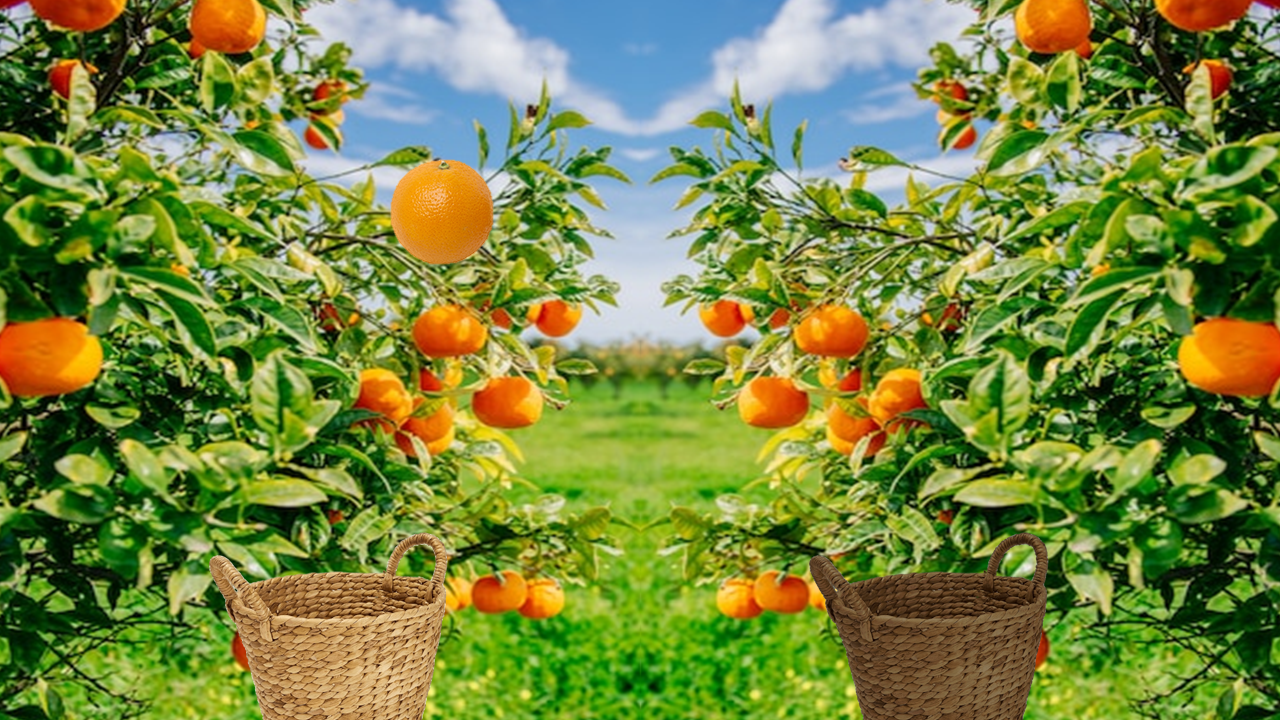
#> input picture RobComp/AI/q2/laranja.png, 1280 x 720 px, given in place of laranja3.mp4, which was not available
$ python q2.py
#> lines starting #> are read from the running program, lines starting #| are printed output that depends on the picture; after the words box and inside, x2 and y2 are one past the last pixel; in counts of white or black regions, pixels touching at a corner belong together; pictures that were not available may be replaced by others from this repository, and a replacement may not be noted
import cv2
import time as t
import time


class ProcessImage():

    def __init__(self):
        contagem_e = 0
        contagem_c = 0
        self.laranjas = {'cesto_claro':contagem_c,'cesto_escuro':contagem_e}
        self.definiu = False


    def run_image(self,imagem):
        agora = time.time()

        imagem_hsv = cv2.cvtColor(imagem, cv2.COLOR_BGR2HSV)

        menor1 = (5, 110, 70)
        maior1 = (25, 220, 225)

        maskc = cv2.inRange(imagem_hsv, menor1, maior1)

        kernel = cv2.getStructuringElement(cv2.MORPH_RECT, (2, 2))
        maskc = cv2.morphologyEx(maskc, cv2.MORPH_OPEN, kernel)
        maskc = cv2.morphologyEx(maskc, cv2.MORPH_CLOSE, kernel)

        #contornos cestas
        contornosc, _ = cv2.findContours(maskc.copy(), cv2.RETR_TREE, cv2.CHAIN_APPROX_NONE)
        contornosc = sorted(contornosc, key=cv2.contourArea, reverse=True)

        cesta1 = contornosc[0]
        cesta2 = contornosc[1]

        if self.definiu == False:
            self.alvo1 = agora + 3
            self.alvo2 = agora + 3

            x, y, w, h = cv2.boundingRect(cesta2)

            # Canto superior esquerdo 1
            self.top_left1 = (x, y)

            # Canto inferior direito 1
            self.bottom_right1 = (x + w, y + h)

            x, y, w, h = cv2.boundingRect(cesta1)

            # Canto superior esquerdo 2
            self.top_left2 = (x, y)

            # Canto inferior direito 2
            self.bottom_right2 = (x + w, y + h)

            self.definiu = True

            self.cesta1_fixo = cesta1
            self.cesta2_fixo = cesta2
            print('definiu')


        cv2.drawContours(imagem, self.cesta1_fixo, -1, [255, 200, 0], 2)
        cv2.drawContours(imagem, self.cesta2_fixo, -1, [255, 0, 0], 2)

        #contornoslaranja
        menorl = (2, 140, 150)
        maiorl = (25, 255, 255)

        maskl = cv2.inRange(imagem_hsv, menorl, maiorl)

        kernel = cv2.getStructuringElement(cv2.MORPH_RECT, (5, 5))
        maskl = cv2.morphologyEx(maskl, cv2.MORPH_OPEN, kernel)
        maskl = cv2.morphologyEx(maskl, cv2.MORPH_CLOSE, kernel)

        contornosl, _ = cv2.findContours(maskl.copy(), cv2.RETR_TREE, cv2.CHAIN_APPROX_NONE)
        contornosl = sorted(contornosl, key=cv2.contourArea, reverse=True)

        laranjas_cont = contornosl[:15]

        cv2.drawContours(imagem, laranjas_cont, -1, [0, 255, 0], 2)


        centro_laranjas = self.get_center(laranjas_cont)
        for i in centro_laranjas:
            if i[0]>self.top_left1[0] and i[0]<self.bottom_right1[0]:
                if i[1]>self.top_left1[1] and i[1]<self.bottom_right1[1]:
                        if agora >= self.alvo1:
                            print('adicionou')
                            self.laranjas['cesto_escuro'] += 1
                            self.alvo1 = agora + 4

            if i[0]>self.top_left2[0] and i[0]<self.bottom_right2[0]:
                if i[1]>self.top_left2[1] and i[1]<self.bottom_right2[1]:
                        if agora >= self.alvo2:
                            print('adicionou')
                            self.laranjas['cesto_claro'] += 1
                            self.alvo2  = agora + 4

        return self.laranjas

    def get_center(self,lista_contornos):

        centros_massa = []

        for contorno in lista_contornos:
            M = cv2.moments(contorno)
            if M["m00"] != 0:
                cX = int(M["m10"] / M["m00"])
                cY = int(M["m01"] / M["m00"])
                centros_massa.append((cX,cY))

        return centros_massa

def main():
    video = cv2.VideoCapture("/home/guedes/colcon_ws/src/ai-guedera/q2/laranja3.mp4")
    processa_imagem = ProcessImage()

    while(True):
        val, image = video.read()
#> image is the input picture: shape (720, 1280, 3); mean B, G, R 65.6, 134.2, 118.4
        if val:
            lista = processa_imagem.run_image(image)
#> in run_image, `imagem_hsv = cv2.cvtColor(imagem, cv2.COLOR_BGR2HSV)`: imagem_hsv: shape (720, 1280, 3); mean H, S, V 47.1, 170.6, 149.4
#> in run_image, `maskc = cv2.inRange(imagem_hsv, menor1, maior1)`:
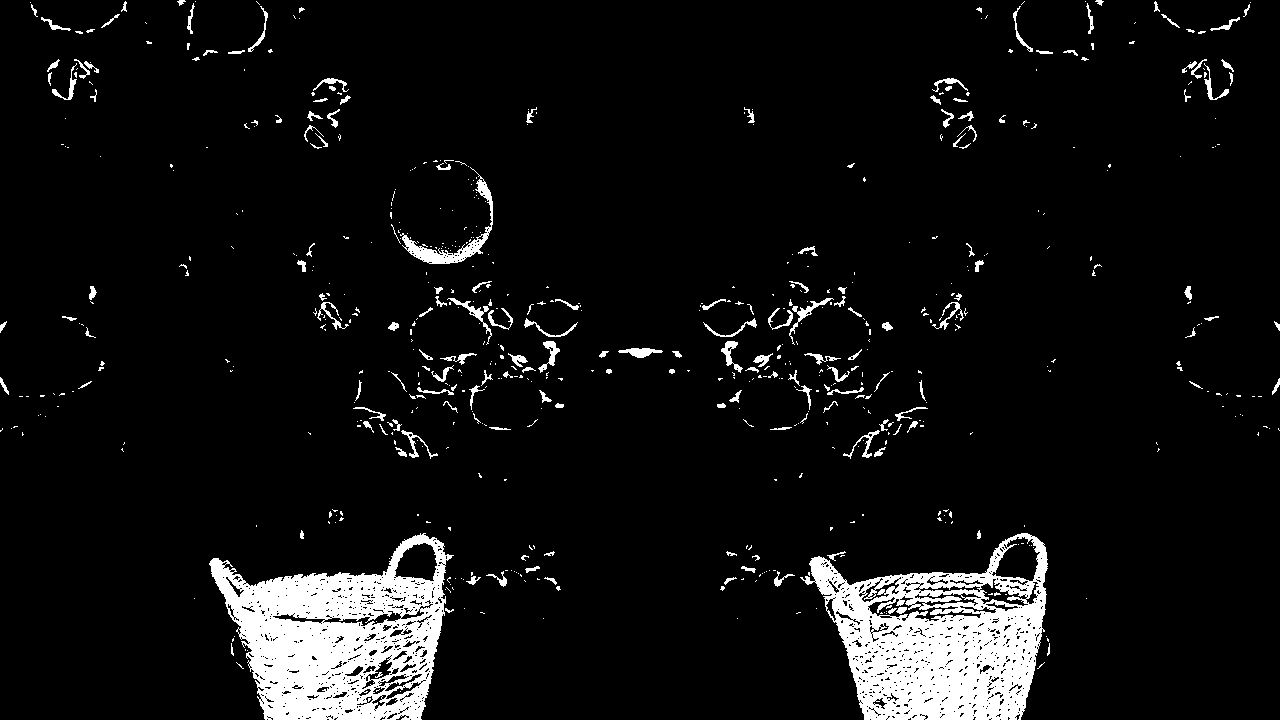
#> maskc: shape (720, 1280); 7% white; 639 white regions (474 under 20 px), largest, box (x1, y1, x2, y2) and area: (209, 533, 454, 720) 25125, (800, 533, 1048, 720) 24938, (400, 167, 493, 264) 1325
#> in run_image, `maskc = cv2.morphologyEx(maskc, cv2.MORPH_OPEN, kernel)`: maskc: shape (720, 1280); 6.6% white; 439 white regions (261 under 20 px), largest, box (x1, y1, x2, y2) and area: (210, 535, 447, 720) 24409, (810, 534, 1049, 720) 24204, (403, 234, 490, 265) 922
#> in run_image, `maskc = cv2.morphologyEx(maskc, cv2.MORPH_CLOSE, kernel)`:
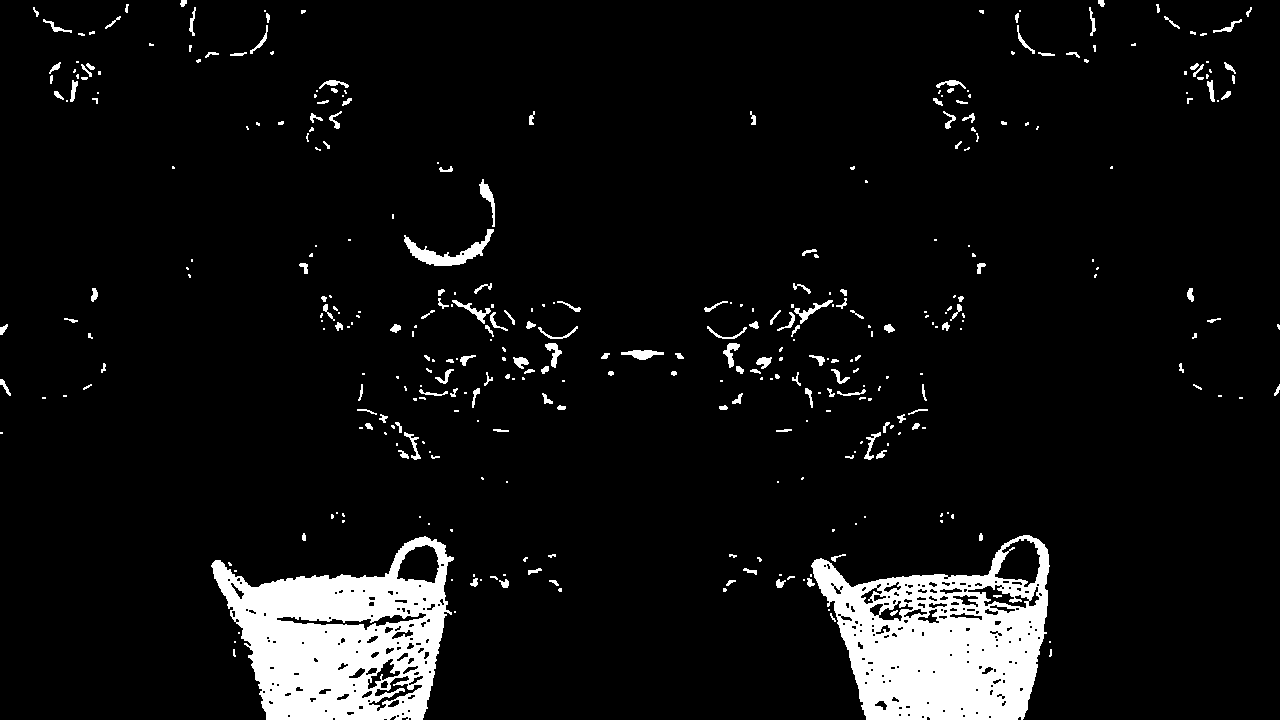
#> maskc: shape (720, 1280); 6.8% white; 369 white regions (199 under 20 px)
#> in run_image, `contornosc, _ = cv2.findContours(maskc.copy(), cv2.RETR_TREE, cv2.CHAI..`: contornosc = 621 contours, 420 with area under 20; largest, box (x1, y1, x2, y2) and area: (811, 535, 1050, 720) 29745, (211, 536, 454, 720) 29137, (994, 538, 1041, 588) 1428, (396, 544, 440, 584) 1202, (404, 229, 494, 266) 890
#> in run_image, `cesta1 = contornosc[0]`: cesta1 = contour of 788 points, box (x1, y1, x2, y2) (811, 535, 1050, 720), area 29745
#> in run_image, `cesta2 = contornosc[1]`: cesta2 = contour of 860 points, box (x1, y1, x2, y2) (211, 536, 454, 720), area 29137
#> in run_image, `x, y, w, h = cv2.boundingRect(cesta2)`: x = 211; y = 536; w = 243; h = 184
#> in run_image, `self.top_left1 = (x, y)`: self.top_left1 = (211, 536)
#> in run_image, `self.bottom_right1 = (x + w, y + h)`: self.bottom_right1 = (454, 720)
#> in run_image, `x, y, w, h = cv2.boundingRect(cesta1)`: x = 811; y = 535; w = 239; h = 185
#> in run_image, `self.top_left2 = (x, y)`: self.top_left2 = (811, 535)
#> in run_image, `self.bottom_right2 = (x + w, y + h)`: self.bottom_right2 = (1050, 720)
#> in run_image, `self.cesta1_fixo = cesta1`: self.cesta1_fixo has the same summary as cesta1
#> in run_image, `self.cesta2_fixo = cesta2`: self.cesta2_fixo has the same summary as cesta2
#> in run_image, `maskl = cv2.inRange(imagem_hsv, menorl, maiorl)`: maskl: shape (720, 1280); 8.9% white; 680 white regions (541 under 20 px), largest, box (x1, y1, x2, y2) and area: (791, 298, 925, 457) 8820, (356, 298, 490, 457) 8819, (390, 160, 493, 264) 8354
#> in run_image, `maskl = cv2.morphologyEx(maskl, cv2.MORPH_OPEN, kernel)`: maskl: shape (720, 1280); 7.6% white; 56 white regions, largest, box (x1, y1, x2, y2) and area: (358, 303, 489, 456) 8302, (792, 303, 923, 456) 8302, (391, 161, 493, 264) 8173
#> in run_image, `maskl = cv2.morphologyEx(maskl, cv2.MORPH_CLOSE, kernel)`:
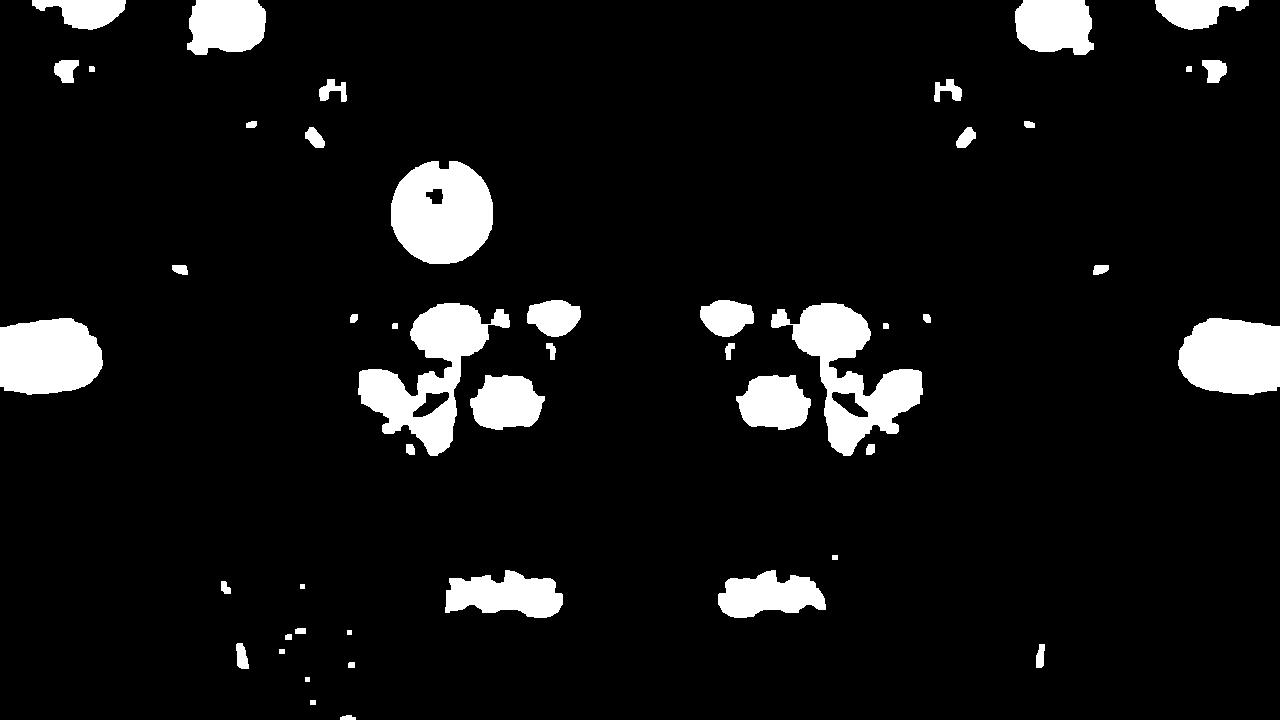
#> maskl: shape (720, 1280); 7.6% white; 48 white regions
#> in run_image, `contornosl, _ = cv2.findContours(maskl.copy(), cv2.RETR_TREE, cv2.CHAI..`: contornosl = 51 contours, 3 with area under 20; largest, box (x1, y1, x2, y2) and area: (771, 303, 923, 456) 8948, (358, 303, 510, 456) 8948, (391, 161, 493, 264) 8242, (0, 318, 103, 395) 6509, (1178, 318, 1280, 395) 6456
#> in run_image, `laranjas_cont = contornosl[:15]`: laranjas_cont = 15 contours; largest, box (x1, y1, x2, y2) and area: (771, 303, 923, 456) 8948, (358, 303, 510, 456) 8948, (391, 161, 493, 264) 8242, (0, 318, 103, 395) 6509, (1178, 318, 1280, 395) 6456
#> in run_image, `cv2.drawContours(imagem, laranjas_cont, -1, [0, 255, 0], 2)`:
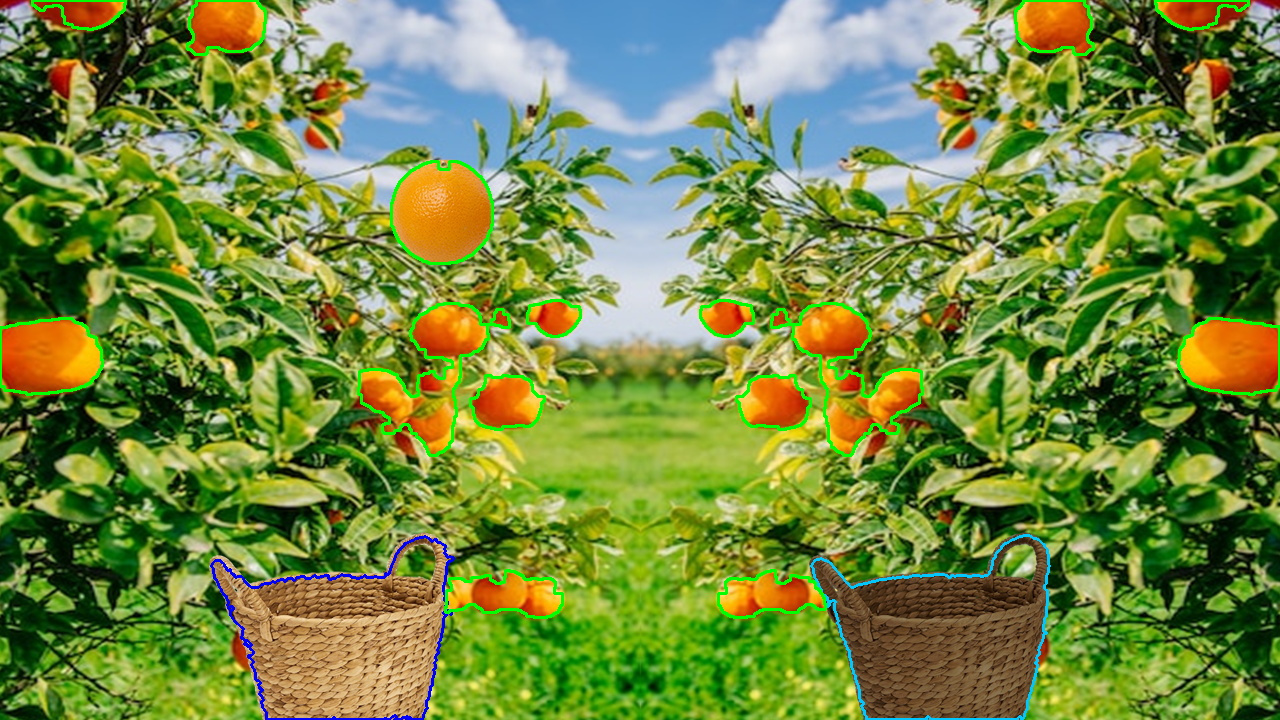
#> imagem: shape (720, 1280, 3); mean B, G, R 65.9, 136.2, 114.7
#> the loop in get_center, `for contorno in lista_contornos:` made 15 passes
#> (cX, cY) on passes 1 to 12: (850, 374), (429, 374), (441, 212), (47, 356), (1231, 356), (505, 594), (1053, 25), (226, 25), (768, 594), (773, 402), (506, 402), (1194, 11)
#> after the loop in get_center, `for contorno in lista_contornos:`: centros_massa = [(850, 374), (429, 374), (441, 212), (47, 356), (1231, 356), (505, 594), (1053, 25), (226, 25), (768, 594), (773, 402), (506, 402), (1194, 11), (85, 11), (726, 316), (553, 316)]
#> in run_image, `centro_laranjas = self.get_center(laranjas_cont)`: centro_laranjas has the same summary as centros_massa in get_center
#> the loop in run_image, `for i in centro_laranjas:` made 15 passes
#> after the loop in run_image, `for i in centro_laranjas:`: self.alvo1 = 1.8e+09; self.laranjas = {'cesto_claro': 0, 'cesto_escuro': 0}
#> lista = {'cesto_claro': 0, 'cesto_escuro': 0}
            cv2.imshow("cam",image)
        if cv2.waitKey(1) == 27: # Aguarda 1 ms pela tecla 'ESC'
#> (key Esc is pressed here)
            break


    print(lista)
#| {'cesto_claro': 0, 'cesto_escuro': 0}

main()
